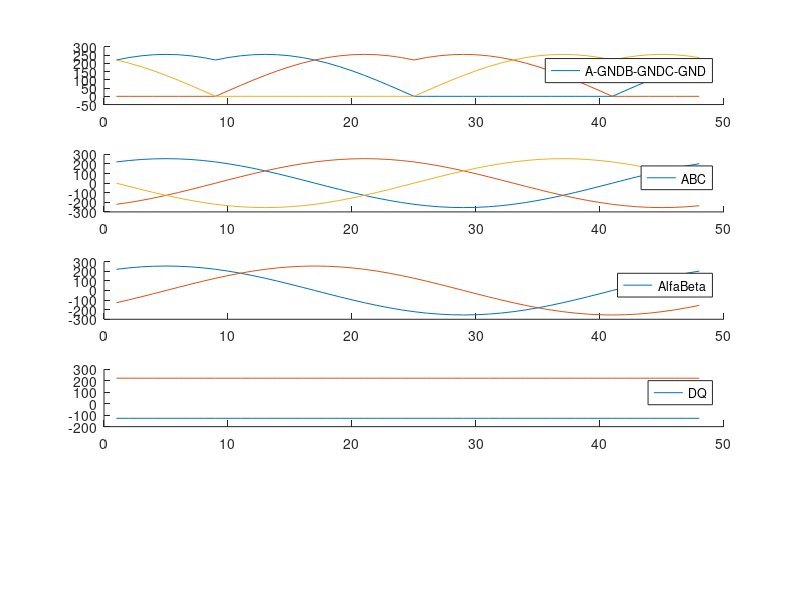

Recreate this plot in MATLAB. (Note: this script raises an error after producing the figure.)
%close all;
figure(3);
clear all;

size = 12*32/8 %% IT SHOULD BE MILTIPLICATION OF 6
%size = 360
power = 255;

step = 360 / size;

ang = 0:step:360-step;

sin_a = power * sin(deg2rad(ang));
sin_b = power * sin(deg2rad(ang-120));
sin_c = power * sin(deg2rad(ang-240));


for i = 1:1:size
    svm_max(i) = max([sin_a(i) sin_b(i) sin_c(i)]); 
end
svm_max = circshift(svm_max,+size/6);

svmA_GND = (sin_a + svm_max)/sqrt(3);
svmA_GND = circshift(svmA_GND,-size/12);
svmB_GND = circshift(svmA_GND,size/3);
svmC_GND = circshift(svmB_GND,size/3);


subplot(5,1,1);
hold on;
plot(svmA_GND);
plot(svmB_GND);
plot(svmC_GND);
legend(["A-GND","B-GND","C-GND"]);


% PHASE VOLTAGES
svmAB = (svmA_GND-svmB_GND);
svmBC = (svmB_GND-svmC_GND);
svmCA = (svmC_GND-svmA_GND);

subplot(5,1,2);
hold on;
plot(svmAB);
plot(svmBC);
plot(svmCA);
legend(["A","B","C"]);

% ALFA BETA
svm_alfa = svmAB;
svm_beta = (svmBC - svmCA)/sqrt(3);

subplot(5,1,3);
hold on;
plot(svm_alfa);
plot(svm_beta);
legend(["Alfa","Beta"]);

% D-Q
% ZROBIC TO DLA WIEKSZEJ ROZDZIELCZOSCI
for i = 1:1:size
    tet = deg2rad(ang(i)+180+30);
    svm_D(i) = cos(tet)*svm_alfa(i) + sin(tet)*svm_beta(i);
    svm_Q(i) = -sin(tet)*svm_alfa(i) + cos(tet)*svm_beta(i);
end
subplot(5,1,4);
hold on;
plot(svm_D);
plot(svm_Q);
legend(["D","Q"]);

svmA_GND = round(svmA_GND,0);
out = svmA_GND;

out = circshift(out,-size/48);
subplot(5,1,5);
plot(out);